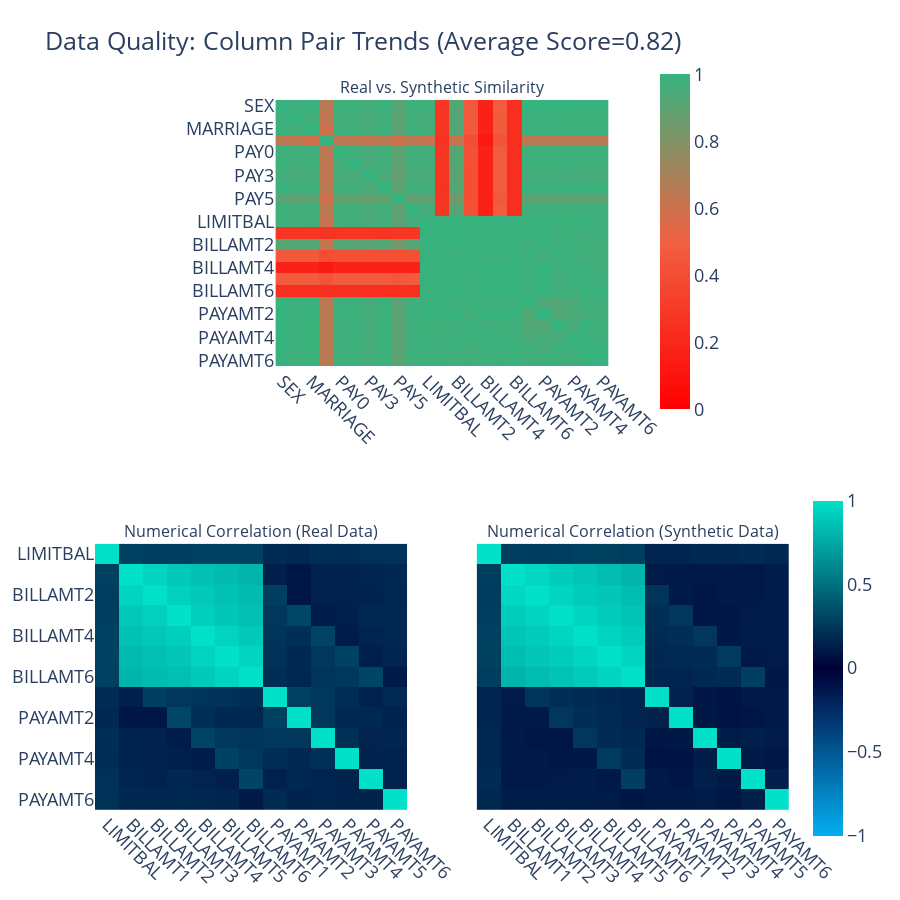

The cell this chart's notebook holds for it:
### Code cell
# plot Column Pair Trends -> referred to the "Fidelity Row" in the paper
fig = quality_report.get_visualization(property_name='Column Pair Trends')
fig

### Figure 1 — Plotly figure (JSON) as saved in the notebook; plotly's stock layout.template omitted (floating-point values rounded to 4 significant figures; data arrays with more than 128 entries replaced by an {"elided": "..."} marker saying what was removed)
{"data": [{"coloraxis": "coloraxis", "hovertemplate": "<b>Column Pair</b><br>(%{x},%{y})<br><br>Similarity: %{z}<extra></extra>", "type": "heatmap", "x": ["SEX", "EDUCATION", "MARRIAGE", "AGE", "PAY0", "PAY2", "PAY3", "PAY4", "PAY5", "PAY6", "LIMITBAL", "BILLAMT1", "BILLAMT2", "BILLAMT3", "BILLAMT4", "BILLAMT5", "BILLAMT6", "PAYAMT1", "PAYAMT2", "PAYAMT3", "PAYAMT4", "PAYAMT5", "PAYAMT6"], "xaxis": "x", "y": ["SEX", "EDUCATION", "MARRIAGE", "AGE", "PAY0", "PAY2", "PAY3", "PAY4", "PAY5", "PAY6", "LIMITBAL", "BILLAMT1", "BILLAMT2", "BILLAMT3", "BILLAMT4", "BILLAMT5", "BILLAMT6", "PAYAMT1", "PAYAMT2", "PAYAMT3", "PAYAMT4", "PAYAMT5", "PAYAMT6"], "yaxis": "y", "z": {"elided": "23x23 float values"}}, {"coloraxis": "coloraxis2", "customdata": {"elided": "13x13 float values"}, "hovertemplate": "<b>Correlation</b><br>(%{x},%{y})<br><br>Synthetic: %{z}<br>(vs. Real: %{customdata})<extra></extra>", "type": "heatmap", "x": ["LIMITBAL", "BILLAMT1", "BILLAMT2", "BILLAMT3", "BILLAMT4", "BILLAMT5", "BILLAMT6", "PAYAMT1", "PAYAMT2", "PAYAMT3", "PAYAMT4", "PAYAMT5", "PAYAMT6"], "xaxis": "x2", "y": ["LIMITBAL", "BILLAMT1", "BILLAMT2", "BILLAMT3", "BILLAMT4", "BILLAMT5", "BILLAMT6", "PAYAMT1", "PAYAMT2", "PAYAMT3", "PAYAMT4", "PAYAMT5", "PAYAMT6"], "yaxis": "y2", "z": {"elided": "13x13 float values"}}, {"coloraxis": "coloraxis2", "customdata": {"elided": "13x13 float values"}, "hovertemplate": "<b>Correlation</b><br>(%{x},%{y})<br><br>Synthetic: %{z}<br>(vs. Real: %{customdata})<extra></extra>", "type": "heatmap", "x": ["LIMITBAL", "BILLAMT1", "BILLAMT2", "BILLAMT3", "BILLAMT4", "BILLAMT5", "BILLAMT6", "PAYAMT1", "PAYAMT2", "PAYAMT3", "PAYAMT4", "PAYAMT5", "PAYAMT6"], "xaxis": "x3", "y": ["LIMITBAL", "BILLAMT1", "BILLAMT2", "BILLAMT3", "BILLAMT4", "BILLAMT5", "BILLAMT6", "PAYAMT1", "PAYAMT2", "PAYAMT3", "PAYAMT4", "PAYAMT5", "PAYAMT6"], "yaxis": "y3", "z": {"elided": "13x13 float values"}}], "layout": {"annotations": [{"font": {"size": 16}, "showarrow": false, "text": "Real vs. Synthetic Similarity", "x": 0.5, "xanchor": "center", "xref": "paper", "y": 1, "yanchor": "bottom", "yref": "paper"}, {"font": {"size": 16}, "showarrow": false, "text": "Numerical Correlation (Real Data)", "x": 0.225, "xanchor": "center", "xref": "paper", "y": 0.375, "yanchor": "bottom", "yref": "paper"}, {"font": {"size": 16}, "showarrow": false, "text": "Numerical Correlation (Synthetic Data)", "x": 0.775, "xanchor": "center", "xref": "paper", "y": 0.375, "yanchor": "bottom", "yref": "paper"}], "coloraxis": {"cmax": 1, "cmin": 0, "colorbar": {"len": 0.5, "x": 0.8, "y": 0.8}, "colorscale": [[0, "#FF0000"], [0.5, "#F16141"], [1, "#36B37E"]]}, "coloraxis2": {"cmax": 1, "cmin": -1, "colorbar": {"len": 0.5, "y": 0.2}, "colorscale": [[0, "#03AFF1"], [0.5, "#000036"], [1, "#01E0C9"]]}, "font": {"size": 18}, "height": 900, "title": {"text": "Data Quality: Column Pair Trends (Average Score=0.82)"}, "width": 900, "xaxis": {"anchor": "y", "domain": [0.26, 0.74], "tickangle": 45}, "xaxis2": {"anchor": "y2", "domain": [0, 0.45], "tickangle": 45}, "xaxis3": {"anchor": "y3", "domain": [0.55, 1], "matches": "x2", "tickangle": 45}, "yaxis": {"anchor": "x", "autorange": "reversed", "domain": [0.625, 1]}, "yaxis2": {"anchor": "x2", "autorange": "reversed", "domain": [0, 0.375]}, "yaxis3": {"anchor": "x3", "autorange": "reversed", "domain": [0, 0.375], "matches": "y2", "visible": false}}}
